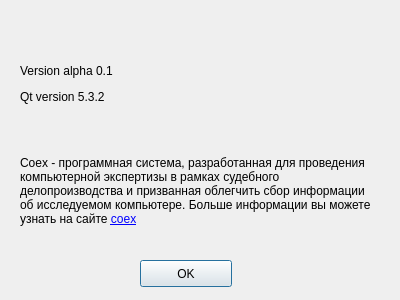
<?xml version="1.0" encoding="UTF-8"?>
<ui version="4.0">
 <class>about</class>
 <widget class="QDialog" name="about">
  <property name="geometry">
   <rect>
    <x>0</x>
    <y>0</y>
    <width>400</width>
    <height>300</height>
   </rect>
  </property>
  <property name="minimumSize">
   <size>
    <width>400</width>
    <height>300</height>
   </size>
  </property>
  <property name="maximumSize">
   <size>
    <width>400</width>
    <height>300</height>
   </size>
  </property>
  <property name="windowTitle">
   <string>coex</string>
  </property>
  <property name="modal">
   <bool>true</bool>
  </property>
  <widget class="QPushButton" name="pushButton">
   <property name="geometry">
    <rect>
     <x>140</x>
     <y>260</y>
     <width>92</width>
     <height>27</height>
    </rect>
   </property>
   <property name="text">
    <string>OK</string>
   </property>
  </widget>
  <widget class="QLabel" name="info">
   <property name="geometry">
    <rect>
     <x>20</x>
     <y>30</y>
     <width>361</width>
     <height>231</height>
    </rect>
   </property>
   <property name="text">
    <string>&lt;html&gt;&lt;head/&gt;&lt;body&gt;&lt;p&gt;Version alpha 0.1&lt;/p&gt;&lt;p&gt;Qt version 5.3.2&lt;/p&gt;&lt;p&gt;&lt;br/&gt;&lt;/p&gt;&lt;p&gt;Coex - программная система, разработанная для проведения компьютерной экспертизы в рамках судебного делопроизводства и призванная облегчить сбор информации об исследуемом компьютере. Больше информации вы можете узнать на сайте &lt;a href=&quot;http://coex.su/&quot;&gt;&lt;span style=&quot; text-decoration: underline; color:#0000ff;&quot;&gt;coex&lt;/span&gt;&lt;/a&gt;&lt;/p&gt;&lt;/body&gt;&lt;/html&gt;</string>
   </property>
   <property name="wordWrap">
    <bool>true</bool>
   </property>
  </widget>
  <widget class="QLabel" name="image">
   <property name="geometry">
    <rect>
     <x>230</x>
     <y>10</y>
     <width>121</width>
     <height>121</height>
    </rect>
   </property>
   <property name="text">
    <string>&lt;html&gt;&lt;head/&gt;&lt;body&gt;&lt;p&gt;&lt;img src=&quot;:/prefix1/coex&quot;/&gt;&lt;/p&gt;&lt;/body&gt;&lt;/html&gt;</string>
   </property>
   <property name="textFormat">
    <enum>Qt::AutoText</enum>
   </property>
   <property name="alignment">
    <set>Qt::AlignCenter</set>
   </property>
   <property name="wordWrap">
    <bool>true</bool>
   </property>
  </widget>
 </widget>
 <resources/>
 <connections/>
</ui>
